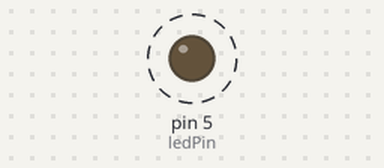
Bench run of a program on a simulated Arduino Uno, built with avr-gcc and run on an emulated ATmega328P. Parts: output pins drawn as LEDs (lit = HIGH). Dashed ring = blinking.

Above: at 0.2 s.
Timing chart, 0 to 3.0 s (numbered marks = the images above):
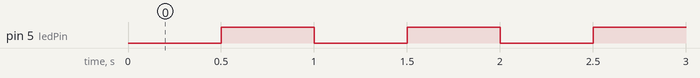

Measured:
- by itself, pin 5 (ledPin): alternates HIGH for 0.50 s and LOW for 0.50 s

The program:

main.cpp
```cpp
/******************************************************************************
 * main.cpp
 * A simple example of how to use the millis of Arduino with Interup
 *****************************************************************************/

#include <Arduino.h>
#include <main.h>

void setup() {
  // set the digital pin as output:
  pinMode(ledPin, OUTPUT);
}

void loop() {
  // here is where you'd put code that needs to be running all the time.

  // check to see if it's time to blink the LED; that is, if the
  // difference between the current time and last time you blinked
  // the LED is bigger than the interval at which you want to
  // blink the LED.
  unsigned long currentMillis = millis();

  if (currentMillis - previousMillis >= interval) {
    // save the last time you blinked the LED
    previousMillis = currentMillis;

    // if the LED is off turn it on and vice-versa:
    if (ledState == LOW) {
      ledState = HIGH;
    } else {
      ledState = LOW;
    }

    // set the LED with the ledState of the variable:
    digitalWrite(ledPin, ledState);
  }
}
```

main.h
```cpp
/******************************************************************************
 * main.h
 * Header for main.cpp
 *****************************************************************************/
#ifndef __MAIN_H__
#define __MAIN_H__

#include <Arduino.h>
//Generally, you should use "unsigned long" for variables that hold time
// The value will quickly become too large for an int to store
unsigned long previousMillis = 0;        // will store last time LED was updated
// constants won't change. Used here to set a pin number :
const int ledPin =  5;      // the number of the LED pin

// Variables will change :
int ledState = LOW;
// constants won't change :
const long interval = 500;           // interval at which to blink (milliseconds)
#endif
```
